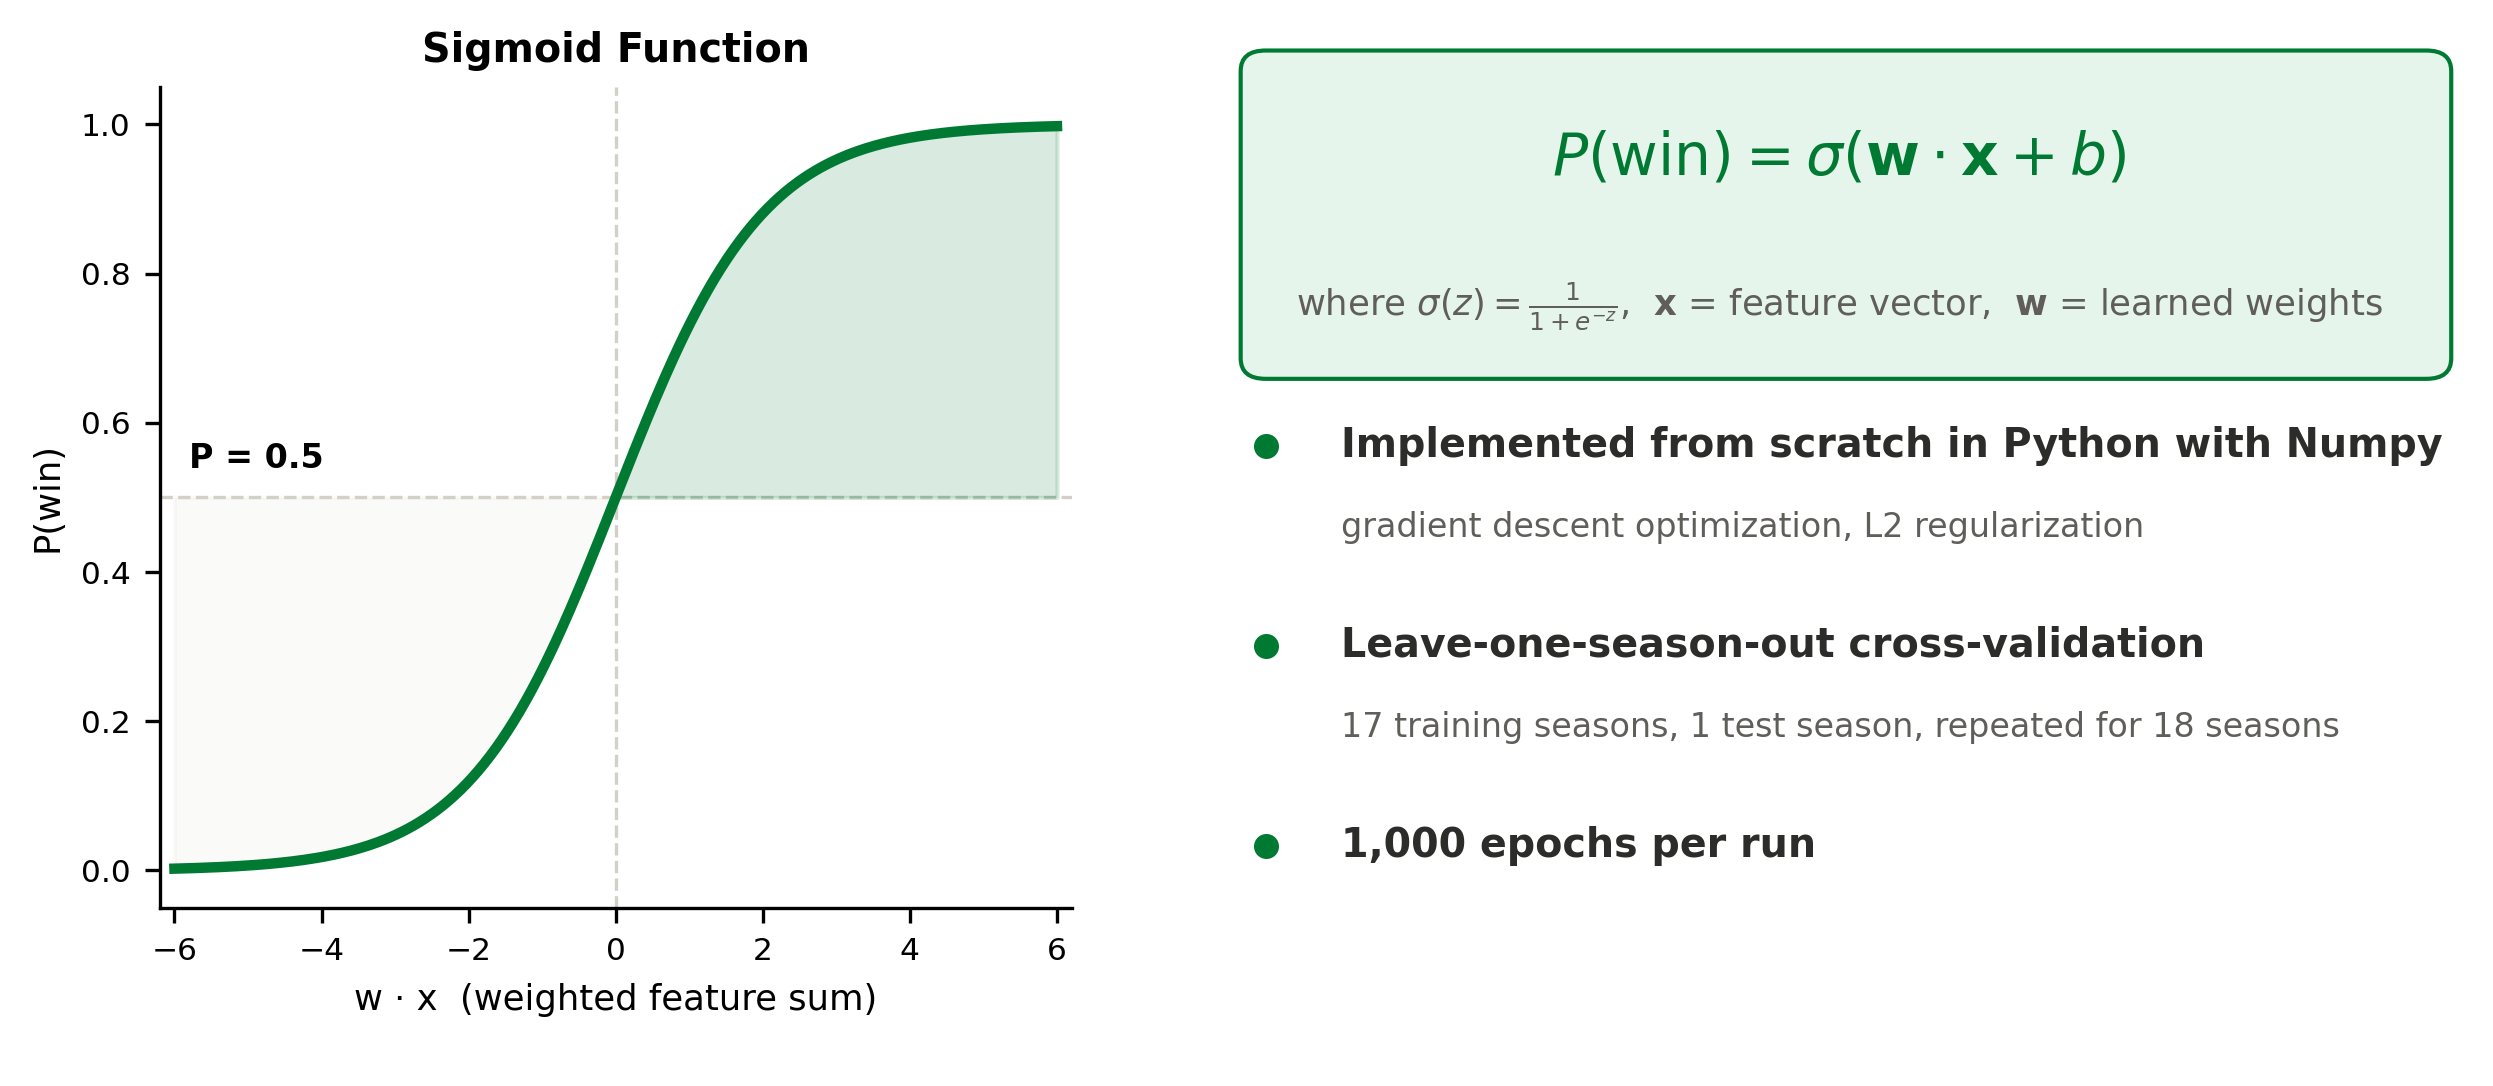

Write Python code to recreate this figure.
"""
Model Description Figure — Logistic Regression
CS830 Final Project — Andrew Elkin

Shows the sigmoid function, model equation, and key implementation details.

Run from project root:
    python model_description.py

Outputs:
    model_description.png
    model_description.pdf
"""

import numpy as np
import matplotlib.pyplot as plt
import matplotlib.patches as mpatches
from matplotlib.patches import FancyBboxPatch
from matplotlib import rcParams

rcParams['font.family'] = 'sans-serif'

# ── Colours ───────────────────────────────────────────────────────────────────
GREEN_DARK  = '#007A33'
GREEN_LIGHT = '#E6F5EC'
GREEN_MED   = '#4CAF82'
GRAY_LIGHT  = '#F1EFE8'
GRAY_MED    = '#D3D1C7'
TEXT_DARK   = '#2C2C2A'
TEXT_MED    = '#5F5E5A'

fig = plt.figure(figsize=(8, 3.8))
fig.patch.set_facecolor('white')

# ── Layout: left = sigmoid curve, right = equation + bullets ──────────────────
ax_sig = fig.add_axes([0.04, 0.18, 0.38, 0.72])   # sigmoid plot
ax_txt = fig.add_axes([0.48, 0.05, 0.52, 0.90])   # text panel
ax_txt.axis('off')

# ── Sigmoid curve ─────────────────────────────────────────────────────────────
x   = np.linspace(-6, 6, 300)
sig = 1 / (1 + np.exp(-x))

ax_sig.plot(x, sig, color=GREEN_DARK, linewidth=2.5, zorder=3)
ax_sig.axhline(0.5, color=GRAY_MED, linewidth=0.8, linestyle='--', zorder=2)
ax_sig.axvline(0.0, color=GRAY_MED, linewidth=0.8, linestyle='--', zorder=2)

# Shade above/below 0.5
ax_sig.fill_between(x, sig, 0.5, where=(sig > 0.5),
                    alpha=0.15, color=GREEN_DARK, zorder=2)
ax_sig.fill_between(x, sig, 0.5, where=(sig < 0.5),
                    alpha=0.10, color=GRAY_MED, zorder=2)

# Annotations — moved P=0.5 to left side for visibility
ax_sig.text(-5.8, 0.53, 'P = 0.5', ha='left', va='bottom',
             fontsize=8.0, color='black', fontweight='semibold')

ax_sig.set_xlim(-6.2, 6.2)
ax_sig.set_ylim(-0.05, 1.05)
ax_sig.set_xlabel("w · x  (weighted feature sum)", fontsize=8.5, color='black')
ax_sig.set_ylabel("P(win)", fontsize=8.5, color='black')
ax_sig.set_title("Sigmoid Function", fontsize=9.5,
                 color='black', fontweight='semibold', pad=6)

ax_sig.tick_params(labelsize=7.5, colors='black')
ax_sig.spines['top'].set_visible(False)
ax_sig.spines['right'].set_visible(False)
ax_sig.spines['left'].set_color('black')
ax_sig.spines['bottom'].set_color('black')
ax_sig.set_facecolor('white')

# ── Right panel: equation + bullets ───────────────────────────────────────────
# Equation box
eq_box = FancyBboxPatch((0.04, 0.68), 0.93, 0.28,
                         boxstyle="round,pad=0.02",
                         facecolor=GREEN_LIGHT, edgecolor=GREEN_DARK,
                         linewidth=1.0, transform=ax_txt.transAxes, zorder=3)
ax_txt.add_patch(eq_box)

ax_txt.text(0.50, 0.875, r'$P(\mathrm{win}) = \sigma(\mathbf{w} \cdot \mathbf{x} + b)$',
            transform=ax_txt.transAxes,
            ha='center', va='center', fontsize=14,
            color=GREEN_DARK, fontweight='semibold', zorder=4)
ax_txt.text(0.50, 0.730,
            r'where $\sigma(z) = \frac{1}{1+e^{-z}}$,  '
            r'$\mathbf{x}$ = feature vector,  $\mathbf{w}$ = learned weights',
            transform=ax_txt.transAxes,
            ha='center', va='center', fontsize=8.5,
            color=TEXT_MED, zorder=4)

# Bullet points
bullets = [
    ("Implemented from scratch in Python with Numpy",
     "gradient descent optimization, L2 regularization"),
    ("Leave-one-season-out cross-validation",
     "17 training seasons, 1 test season, repeated for 18 seasons"),
    ("1,000 epochs per run", ""),
]

y_start = 0.57
dy      = 0.195

for i, (header, sub) in enumerate(bullets):
    y = y_start - i * dy

    # Bullet dot
    ax_txt.plot(0.04, y + 0.025, 'o', color=GREEN_DARK,
                markersize=5, transform=ax_txt.transAxes, zorder=4)

    ax_txt.text(0.10, y + 0.025, header,
                transform=ax_txt.transAxes,
                ha='left', va='center', fontsize=9.5,
                color=TEXT_DARK, fontweight='semibold', zorder=4)
    ax_txt.text(0.10, y - 0.055, sub,
                transform=ax_txt.transAxes,
                ha='left', va='center', fontsize=8.0,
                color=TEXT_MED, zorder=4)

# ── Export ────────────────────────────────────────────────────────────────────
plt.savefig('model_description.png', dpi=300, bbox_inches='tight',
            facecolor='white', edgecolor='none')
plt.savefig('model_description.pdf', bbox_inches='tight',
            facecolor='white', edgecolor='none')
print("Saved: model_description.png  model_description.pdf")
